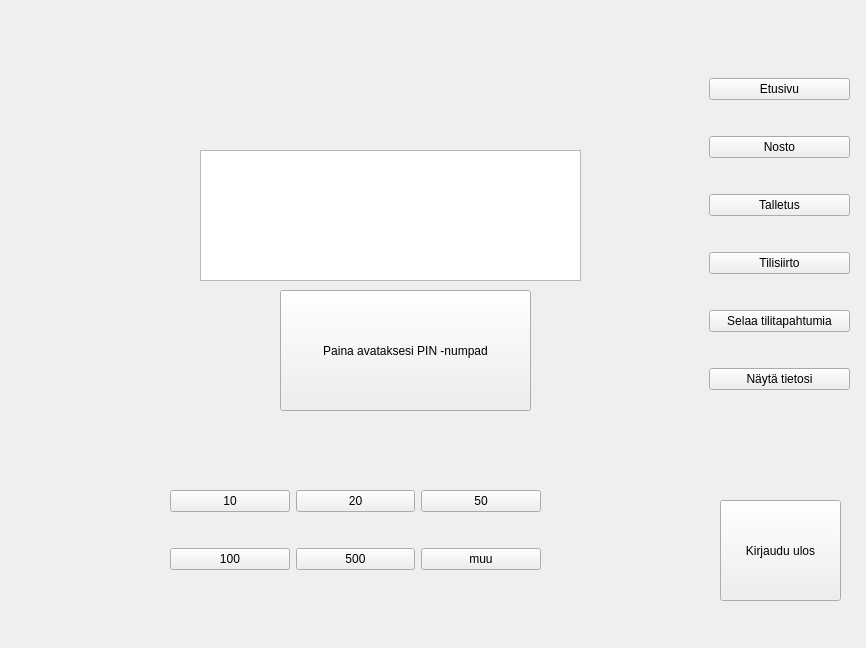
<?xml version="1.0" encoding="UTF-8"?>
<ui version="4.0">
 <class>MainWindow</class>
 <widget class="QMainWindow" name="MainWindow">
  <property name="geometry">
   <rect>
    <x>0</x>
    <y>0</y>
    <width>866</width>
    <height>648</height>
   </rect>
  </property>
  <property name="windowTitle">
   <string>MainWindow</string>
  </property>
  <widget class="QWidget" name="centralwidget">
   <widget class="QStackedWidget" name="stackedWidget">
    <property name="geometry">
     <rect>
      <x>10</x>
      <y>20</y>
      <width>661</width>
      <height>461</height>
     </rect>
    </property>
    <property name="currentIndex">
     <number>0</number>
    </property>
    <widget class="QWidget" name="tervetuloaPage">
     <widget class="QPushButton" name="syotaPin">
      <property name="geometry">
       <rect>
        <x>270</x>
        <y>270</y>
        <width>251</width>
        <height>121</height>
       </rect>
      </property>
      <property name="text">
       <string>Paina avataksesi PIN -numpad</string>
      </property>
     </widget>
     <widget class="QTextBrowser" name="textBrowser">
      <property name="geometry">
       <rect>
        <x>190</x>
        <y>130</y>
        <width>381</width>
        <height>131</height>
       </rect>
      </property>
      <property name="html">
       <string>&lt;!DOCTYPE HTML PUBLIC &quot;-//W3C//DTD HTML 4.0//EN&quot; &quot;http://www.w3.org/TR/REC-html40/strict.dtd&quot;&gt;
&lt;html&gt;&lt;head&gt;&lt;meta name=&quot;qrichtext&quot; content=&quot;1&quot; /&gt;&lt;meta charset=&quot;utf-8&quot; /&gt;&lt;style type=&quot;text/css&quot;&gt;
p, li { white-space: pre-wrap; }
&lt;/style&gt;&lt;/head&gt;&lt;body style=&quot; font-family:'Segoe UI'; font-size:9pt; font-weight:400; font-style:normal;&quot;&gt;
&lt;p align=&quot;center&quot; style=&quot;-qt-paragraph-type:empty; margin-top:0px; margin-bottom:0px; margin-left:0px; margin-right:0px; -qt-block-indent:0; text-indent:0px;&quot;&gt;&lt;br /&gt;&lt;/p&gt;&lt;/body&gt;&lt;/html&gt;</string>
      </property>
     </widget>
     <widget class="QWidget" name="verticalLayoutWidget_2">
      <property name="geometry">
       <rect>
        <x>190</x>
        <y>130</y>
        <width>381</width>
        <height>132</height>
       </rect>
      </property>
      <layout class="QVBoxLayout" name="verticalLayout_2">
       <item>
        <widget class="QLabel" name="paaOtsikkoLabel">
         <property name="text">
          <string>&lt;html&gt;&lt;head/&gt;&lt;body&gt;&lt;p&gt;&lt;br/&gt;&lt;/p&gt;&lt;/body&gt;&lt;/html&gt;</string>
         </property>
        </widget>
       </item>
       <item>
        <widget class="QLabel" name="paaOtsikkoLabel_2">
         <property name="text">
          <string/>
         </property>
        </widget>
       </item>
      </layout>
     </widget>
    </widget>
    <widget class="QWidget" name="kirjauduPage">
     <widget class="QLabel" name="kirjautumisLabel">
      <property name="geometry">
       <rect>
        <x>340</x>
        <y>300</y>
        <width>151</width>
        <height>61</height>
       </rect>
      </property>
      <property name="text">
       <string>&lt;html&gt;&lt;head/&gt;&lt;body&gt;&lt;p align=&quot;center&quot;&gt;&lt;br/&gt;&lt;/p&gt;&lt;/body&gt;&lt;/html&gt;</string>
      </property>
     </widget>
     <widget class="QPushButton" name="showNumpad">
      <property name="geometry">
       <rect>
        <x>340</x>
        <y>200</y>
        <width>191</width>
        <height>25</height>
       </rect>
      </property>
      <property name="text">
       <string>Paina avataksesi PIN -numpad</string>
      </property>
     </widget>
     <widget class="QLabel" name="varoitusLabel">
      <property name="geometry">
       <rect>
        <x>370</x>
        <y>70</y>
        <width>141</width>
        <height>51</height>
       </rect>
      </property>
      <property name="text">
       <string/>
      </property>
     </widget>
     <widget class="QWidget" name="formLayoutWidget_2">
      <property name="geometry">
       <rect>
        <x>270</x>
        <y>160</y>
        <width>331</width>
        <height>31</height>
       </rect>
      </property>
      <layout class="QFormLayout" name="formLayout_2">
       <item row="0" column="0">
        <widget class="QLabel" name="label_2">
         <property name="text">
          <string>Kortin ID:</string>
         </property>
        </widget>
       </item>
       <item row="0" column="1">
        <widget class="QLineEdit" name="idKortti"/>
       </item>
      </layout>
     </widget>
    </widget>
    <widget class="QWidget" name="mainPage">
     <widget class="QWidget" name="formLayoutWidget_3">
      <property name="geometry">
       <rect>
        <x>130</x>
        <y>140</y>
        <width>261</width>
        <height>51</height>
       </rect>
      </property>
      <layout class="QFormLayout" name="formLayout_4">
       <item row="0" column="0">
        <widget class="QLabel" name="saldoLabel">
         <property name="frameShape">
          <enum>QFrame::Box</enum>
         </property>
         <property name="text">
          <string>Tilisi saldo:</string>
         </property>
        </widget>
       </item>
       <item row="0" column="1">
        <widget class="QLCDNumber" name="saldoLCD">
         <property name="frameShape">
          <enum>QFrame::Box</enum>
         </property>
         <property name="frameShadow">
          <enum>QFrame::Plain</enum>
         </property>
        </widget>
       </item>
      </layout>
     </widget>
    </widget>
    <widget class="QWidget" name="nostoPage">
     <widget class="QStackedWidget" name="nostoPageStackedWidget">
      <property name="geometry">
       <rect>
        <x>210</x>
        <y>170</y>
        <width>221</width>
        <height>111</height>
       </rect>
      </property>
      <property name="currentIndex">
       <number>0</number>
      </property>
      <widget class="QWidget" name="nostoOkPage">
       <widget class="QPushButton" name="nostaButton">
        <property name="geometry">
         <rect>
          <x>60</x>
          <y>40</y>
          <width>111</width>
          <height>31</height>
         </rect>
        </property>
        <property name="text">
         <string>Nosta</string>
        </property>
       </widget>
      </widget>
      <widget class="QWidget" name="nostoVarmistusPage">
       <widget class="QPushButton" name="kyllaNostaButton">
        <property name="geometry">
         <rect>
          <x>20</x>
          <y>50</y>
          <width>80</width>
          <height>21</height>
         </rect>
        </property>
        <property name="text">
         <string>Kyllä</string>
        </property>
       </widget>
       <widget class="QPushButton" name="eiNostaButton">
        <property name="geometry">
         <rect>
          <x>120</x>
          <y>50</y>
          <width>80</width>
          <height>21</height>
         </rect>
        </property>
        <property name="text">
         <string>Ei</string>
        </property>
       </widget>
      </widget>
     </widget>
     <widget class="QLabel" name="nostoLabel">
      <property name="geometry">
       <rect>
        <x>230</x>
        <y>130</y>
        <width>211</width>
        <height>31</height>
       </rect>
      </property>
      <property name="text">
       <string/>
      </property>
     </widget>
    </widget>
    <widget class="QWidget" name="naytaTiedotPage">
     <widget class="QWidget" name="formLayoutWidget">
      <property name="geometry">
       <rect>
        <x>180</x>
        <y>70</y>
        <width>251</width>
        <height>92</height>
       </rect>
      </property>
      <layout class="QFormLayout" name="formLayout">
       <item row="0" column="0">
        <widget class="QLabel" name="label_5">
         <property name="text">
          <string>Nimi:</string>
         </property>
        </widget>
       </item>
       <item row="1" column="0">
        <widget class="QLabel" name="label_6">
         <property name="text">
          <string>Osoite:</string>
         </property>
        </widget>
       </item>
       <item row="2" column="0">
        <widget class="QLabel" name="label_7">
         <property name="text">
          <string>Puhelinnumero:</string>
         </property>
        </widget>
       </item>
       <item row="3" column="0">
        <widget class="QLabel" name="label_8">
         <property name="text">
          <string>Tilinumero</string>
         </property>
        </widget>
       </item>
       <item row="0" column="1">
        <widget class="QLabel" name="nimiLabel">
         <property name="frameShape">
          <enum>QFrame::Box</enum>
         </property>
         <property name="text">
          <string/>
         </property>
        </widget>
       </item>
       <item row="1" column="1">
        <widget class="QLabel" name="osoiteLabel">
         <property name="frameShape">
          <enum>QFrame::Box</enum>
         </property>
         <property name="text">
          <string/>
         </property>
        </widget>
       </item>
       <item row="2" column="1">
        <widget class="QLabel" name="puhnroLabel">
         <property name="frameShape">
          <enum>QFrame::Box</enum>
         </property>
         <property name="text">
          <string/>
         </property>
        </widget>
       </item>
       <item row="3" column="1">
        <widget class="QLabel" name="tilinroLabel">
         <property name="frameShape">
          <enum>QFrame::Box</enum>
         </property>
         <property name="text">
          <string/>
         </property>
        </widget>
       </item>
      </layout>
     </widget>
    </widget>
    <widget class="QWidget" name="talletusPage">
     <widget class="QStackedWidget" name="talletusPageStackedWidget">
      <property name="geometry">
       <rect>
        <x>260</x>
        <y>170</y>
        <width>201</width>
        <height>111</height>
       </rect>
      </property>
      <property name="currentIndex">
       <number>1</number>
      </property>
      <widget class="QWidget" name="talletusOkPage">
       <widget class="QPushButton" name="talletaButton">
        <property name="geometry">
         <rect>
          <x>50</x>
          <y>40</y>
          <width>80</width>
          <height>21</height>
         </rect>
        </property>
        <property name="text">
         <string>Talleta</string>
        </property>
       </widget>
      </widget>
      <widget class="QWidget" name="talletusVarmistusPage">
       <widget class="QPushButton" name="kyllaTalletaButton">
        <property name="geometry">
         <rect>
          <x>20</x>
          <y>40</y>
          <width>80</width>
          <height>21</height>
         </rect>
        </property>
        <property name="text">
         <string>Kyllä</string>
        </property>
       </widget>
       <widget class="QPushButton" name="eiTalletaButton">
        <property name="geometry">
         <rect>
          <x>110</x>
          <y>40</y>
          <width>80</width>
          <height>21</height>
         </rect>
        </property>
        <property name="text">
         <string>Ei</string>
        </property>
       </widget>
      </widget>
     </widget>
     <widget class="QLabel" name="talletusLabel">
      <property name="geometry">
       <rect>
        <x>220</x>
        <y>120</y>
        <width>291</width>
        <height>20</height>
       </rect>
      </property>
      <property name="text">
       <string/>
      </property>
     </widget>
    </widget>
    <widget class="QWidget" name="tilitapahtumaPage">
     <widget class="QTableView" name="tableView">
      <property name="geometry">
       <rect>
        <x>130</x>
        <y>100</y>
        <width>461</width>
        <height>221</height>
       </rect>
      </property>
     </widget>
    </widget>
    <widget class="QWidget" name="tilisiirtoPage">
     <widget class="QStackedWidget" name="siirtoPageStackedWidget">
      <property name="geometry">
       <rect>
        <x>260</x>
        <y>190</y>
        <width>181</width>
        <height>91</height>
       </rect>
      </property>
      <property name="currentIndex">
       <number>2</number>
      </property>
      <widget class="QWidget" name="siirtoOkPage">
       <widget class="QPushButton" name="siirraButton">
        <property name="geometry">
         <rect>
          <x>40</x>
          <y>40</y>
          <width>80</width>
          <height>21</height>
         </rect>
        </property>
        <property name="text">
         <string>Siirrä</string>
        </property>
       </widget>
      </widget>
      <widget class="QWidget" name="siirtoVarmistusPage">
       <widget class="QPushButton" name="eiSiirraButton">
        <property name="geometry">
         <rect>
          <x>100</x>
          <y>40</y>
          <width>80</width>
          <height>21</height>
         </rect>
        </property>
        <property name="text">
         <string>Ei</string>
        </property>
       </widget>
       <widget class="QPushButton" name="kyllaSiirraButton">
        <property name="geometry">
         <rect>
          <x>10</x>
          <y>40</y>
          <width>80</width>
          <height>21</height>
         </rect>
        </property>
        <property name="text">
         <string>Kyllä</string>
        </property>
       </widget>
      </widget>
      <widget class="QWidget" name="siirtoTilinumeroPage">
       <widget class="QPushButton" name="syotaTilinumero">
        <property name="geometry">
         <rect>
          <x>40</x>
          <y>30</y>
          <width>111</width>
          <height>26</height>
         </rect>
        </property>
        <property name="text">
         <string>Syötä tilinumero</string>
        </property>
       </widget>
      </widget>
     </widget>
     <widget class="QLabel" name="siirtoLabel">
      <property name="geometry">
       <rect>
        <x>250</x>
        <y>130</y>
        <width>211</width>
        <height>81</height>
       </rect>
      </property>
      <property name="text">
       <string/>
      </property>
     </widget>
    </widget>
    <widget class="QWidget" name="pinVaarin">
     <widget class="QLabel" name="label">
      <property name="geometry">
       <rect>
        <x>160</x>
        <y>200</y>
        <width>521</width>
        <height>131</height>
       </rect>
      </property>
      <property name="text">
       <string>&lt;html&gt;&lt;head/&gt;&lt;body&gt;&lt;p&gt;&lt;span style=&quot; font-size:36pt;&quot;&gt;Pin Väärin. Kortti lukittu.&lt;/span&gt;&lt;/p&gt;&lt;/body&gt;&lt;/html&gt;</string>
      </property>
     </widget>
    </widget>
    <widget class="QWidget" name="pinVaarin_2">
     <widget class="QLabel" name="label">
      <property name="geometry">
       <rect>
        <x>160</x>
        <y>200</y>
        <width>521</width>
        <height>131</height>
       </rect>
      </property>
      <property name="text">
       <string>&lt;html&gt;&lt;head/&gt;&lt;body&gt;&lt;p&gt;&lt;span style=&quot; font-size:36pt;&quot;&gt;Pin Väärin. Kortti lukittu.&lt;/span&gt;&lt;/p&gt;&lt;/body&gt;&lt;/html&gt;</string>
      </property>
     </widget>
    </widget>
   </widget>
   <widget class="QWidget" name="summatWidget" native="true">
    <property name="enabled">
     <bool>true</bool>
    </property>
    <property name="geometry">
     <rect>
      <x>170</x>
      <y>460</y>
      <width>371</width>
      <height>141</height>
     </rect>
    </property>
    <layout class="QGridLayout" name="gridLayout">
     <item row="0" column="0">
      <widget class="QPushButton" name="summa10">
       <property name="text">
        <string>10</string>
       </property>
      </widget>
     </item>
     <item row="0" column="1">
      <widget class="QPushButton" name="summa20">
       <property name="text">
        <string>20</string>
       </property>
      </widget>
     </item>
     <item row="0" column="2">
      <widget class="QPushButton" name="summa50">
       <property name="text">
        <string>50</string>
       </property>
      </widget>
     </item>
     <item row="1" column="0">
      <widget class="QPushButton" name="summa100">
       <property name="text">
        <string>100</string>
       </property>
      </widget>
     </item>
     <item row="1" column="1">
      <widget class="QPushButton" name="summa500">
       <property name="text">
        <string>500</string>
       </property>
      </widget>
     </item>
     <item row="1" column="2">
      <widget class="QPushButton" name="summaMuu">
       <property name="text">
        <string>muu</string>
       </property>
      </widget>
     </item>
    </layout>
   </widget>
   <widget class="QWidget" name="valikkoWidget" native="true">
    <property name="geometry">
     <rect>
      <x>700</x>
      <y>40</y>
      <width>161</width>
      <height>571</height>
     </rect>
    </property>
    <widget class="QPushButton" name="kirjauduUlos">
     <property name="geometry">
      <rect>
       <x>20</x>
       <y>460</y>
       <width>121</width>
       <height>101</height>
      </rect>
     </property>
     <property name="text">
      <string>Kirjaudu ulos</string>
     </property>
    </widget>
    <widget class="QWidget" name="verticalLayoutWidget">
     <property name="geometry">
      <rect>
       <x>9</x>
       <y>9</y>
       <width>141</width>
       <height>371</height>
      </rect>
     </property>
     <layout class="QVBoxLayout" name="verticalLayout">
      <property name="spacing">
       <number>7</number>
      </property>
      <property name="sizeConstraint">
       <enum>QLayout::SetNoConstraint</enum>
      </property>
      <item>
       <widget class="QPushButton" name="etusivu">
        <property name="text">
         <string>Etusivu</string>
        </property>
       </widget>
      </item>
      <item>
       <widget class="QPushButton" name="nosto">
        <property name="text">
         <string>Nosto</string>
        </property>
       </widget>
      </item>
      <item>
       <widget class="QPushButton" name="talletus">
        <property name="text">
         <string>Talletus</string>
        </property>
       </widget>
      </item>
      <item>
       <widget class="QPushButton" name="tilisiirto">
        <property name="text">
         <string>Tilisiirto</string>
        </property>
       </widget>
      </item>
      <item>
       <widget class="QPushButton" name="tilitapahtumat">
        <property name="text">
         <string>Selaa tilitapahtumia</string>
        </property>
       </widget>
      </item>
      <item>
       <widget class="QPushButton" name="naytaTiedot">
        <property name="text">
         <string>Näytä tietosi</string>
        </property>
       </widget>
      </item>
     </layout>
    </widget>
   </widget>
  </widget>
 </widget>
 <resources/>
 <connections/>
</ui>
